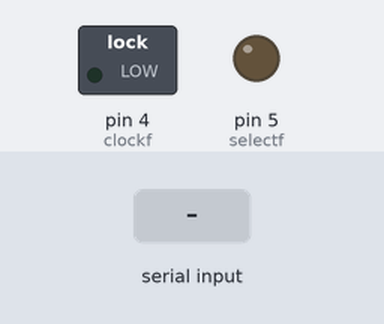
A sketch run on a simulated Arduino Uno, built with avr-gcc and run on an emulated ATmega328P. On the bench: switched loads named in the sketch (green lamp = pin HIGH), output pins drawn as LEDs (lit = HIGH). Dashed ring = blinking. The inputs (shaded band) are chosen by the test bench. Pins used as bus, display or sensor lines are not drawn.

Above: at 1.2 s.
1.3 s: "1" received over Serial
At 1.48 s:
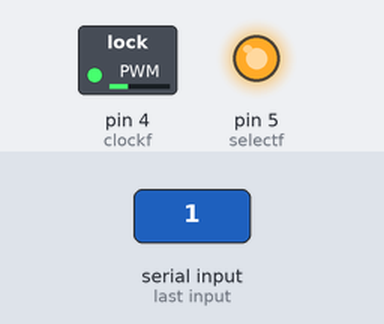
4.3 s: byte 44 (44) received over Serial
At 7.2 s:
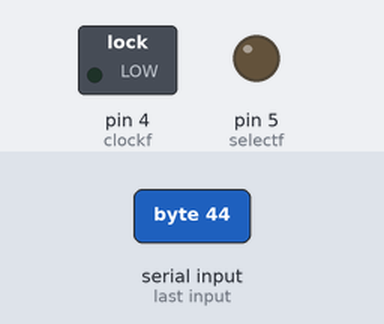
7.3 s: "0" received over Serial
At 7.53 s:
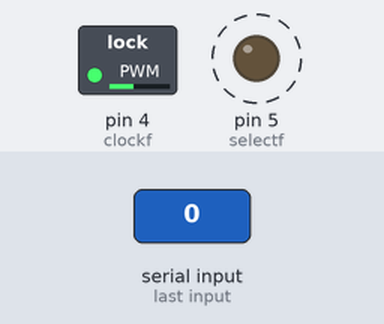
Timing chart, 0 to 10.3 s (numbered marks = the images above; inputs shaded):
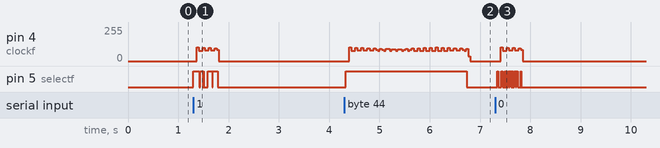

Measured:
- after the input at 4.3 s, pin 5 (selectf): LOW → HIGH at once, → LOW 2.4 s later

The sketch:

sketch_jan10a.ino
```cpp
int incomingByte;
int count = 0;
const byte alphabet[127][5] = {
     {},{},{},{},{},{},{},{},
     {},{},{},{},{},{},{},{},
     {},{},{},{},{},{},{},{},
     {},{},{},{},{},{},{},{},
     {0x00,0x00,0x00,0x00,0x00}, //   0x20 32
     {0x00,0x00,0x6f,0x00,0x00}, // ! 0x21 33
     {0x00,0x07,0x00,0x07,0x00}, // " 0x22 34
     {0x14,0x7f,0x14,0x7f,0x14}, // # 0x23 35
     {0x24,0x2a,0xff,0x2a,0x10}, // $ 0x24 36
     {0x23,0x13,0x08,0x64,0x62}, // % 0x25 37
     {0x36,0x49,0x56,0x20,0x50}, // & 0x26 38
     {0x00,0x00,0x07,0x00,0x00}, // ' 0x27 39
     {0x00,0x1c,0x22,0x41,0x00}, // ( 0x28 40
     {0x00,0x41,0x22,0x1c,0x00}, // ) 0x29 41
     {0x14,0x08,0x3e,0x08,0x14}, // * 0x2a 42
     {0x08,0x08,0x3e,0x08,0x08}, // + 0x2b 43
     {0x00,0x00,0x00,0x00,0x00}, // , 0x2c 44 ////  Changed to clear display command
     {0x08,0x08,0x08,0x08,0x08}, // - 0x2d 45
     {0x00,0x60,0x60,0x00,0x00}, // . 0x2e 46
     {0x20,0x10,0x08,0x04,0x02}, // / 0x2f 47
     {0x3e,0x51,0x49,0x45,0x3e}, // 0 0x30 48
     {0x00,0x42,0x7f,0x40,0x00}, // 1 0x31 49
     {0x42,0x61,0x51,0x49,0x46}, // 2 0x32 50
     {0x21,0x41,0x45,0x4b,0x31}, // 3 0x33 51
     {0x18,0x14,0x12,0x7f,0x10}, // 4 0x34 52
     {0x27,0x45,0x45,0x45,0x39}, // 5 0x35 53
     {0x3c,0x4a,0x49,0x49,0x30}, // 6 0x36 54
     {0x01,0x71,0x09,0x05,0x03}, // 7 0x37 55
     {0x36,0x49,0x49,0x49,0x36}, // 8 0x38 56
     {0x06,0x49,0x49,0x29,0x1e}, // 9 0x39 57
     {0x00,0x36,0x36,0x00,0x00}, // : 0x3a 58
     {0x00,0x56,0x36,0x00,0x00}, // ; 0x3b 59
     {0x08,0x14,0x22,0x41,0x00}, // < 0x3c 60
     {0x14,0x14,0x14,0x14,0x14}, // = 0x3d 61
     {0x00,0x41,0x22,0x14,0x08}, // > 0x3e 62
     {0x02,0x01,0x51,0x09,0x06}, // ? 0x3f 63
     {0x3e,0x41,0x5d,0x49,0x4e}, // @ 0x40 64
     {0x7e,0x09,0x09,0x09,0x7e}, // A 0x41 65
     {0x7f,0x49,0x49,0x49,0x36}, // B 0x42 66
     {0x7f,0x41,0x41,0x41,0x63}, // C 0x43 67 /// Reworked font, was {0x3e,0x41,0x41,0x41,0x22}
     {0x7f,0x41,0x41,0x41,0x3e}, // D 0x44 68
     {0x7f,0x49,0x49,0x49,0x41}, // E 0x45 69
     {0x7f,0x09,0x09,0x09,0x01}, // F 0x46 70
     {0x3e,0x41,0x49,0x49,0x7a}, // G 0x47 71
     {0x7f,0x08,0x08,0x08,0x7f}, // H 0x48 72
     {0x00,0x41,0x7f,0x41,0x00}, // I 0x49 73
     {0x20,0x40,0x41,0x3f,0x01}, // J 0x4a 74
     {0x7f,0x08,0x14,0x22,0x41}, // K 0x4b 75
     {0x7f,0x40,0x40,0x40,0x40}, // L 0x4c 76
     {0x7f,0x02,0x0c,0x02,0x7f}, // M 0x4d 77
     {0x7f,0x04,0x08,0x10,0x7f}, // N 0x4e 78
     {0x3e,0x41,0x41,0x41,0x3e}, // O 0x4f 79
     {0x7f,0x09,0x09,0x09,0x06}, // P 0x50 80
     {0x3e,0x41,0x51,0x21,0x5e}, // Q 0x51 81
     {0x7f,0x09,0x19,0x29,0x46}, // R 0x52 82
     {0x46,0x49,0x49,0x49,0x31}, // S 0x53 83
     {0x01,0x01,0x7f,0x01,0x01}, // T 0x54 84
     {0x3f,0x40,0x40,0x40,0x3f}, // U 0x55 85
     {0x0f,0x30,0x40,0x30,0x0f}, // V 0x56 86
     {0x3f,0x40,0x30,0x40,0x3f}, // W 0x57 87
     {0x63,0x14,0x08,0x14,0x63}, // X 0x58 88
     {0x07,0x08,0x70,0x08,0x07}, // Y 0x59 89
     {0x61,0x51,0x49,0x45,0x43}, // Z 0x5a 90
     {0x3c,0x4a,0x49,0x29,0x1e}, // [ 0x5b 91 //// Changed to theta
     {0x02,0x04,0x08,0x10,0x20}, // \ 0x5c 92
     {0x00,0x41,0x7f,0x00,0x00}, // ] 0x5d 93
     {0x07,0x05,0x07,0x00,0x00}, // ^ 0x5e 94 ///// Reworked as degree symbol for temperature display (was: {0x04,0x02,0x01,0x02,0x04})
     {0x40,0x40,0x40,0x40,0x40}, // _ 0x5f 95
     {0x00,0x00,0x03,0x04,0x00}, // ` 0x60 96
     {0x20,0x54,0x54,0x54,0x78}, // a 0x61 97
     {0x7f,0x48,0x44,0x44,0x38}, // b 0x62 98
     {0x38,0x44,0x44,0x44,0x20}, // c 0x63 99
     {0x38,0x44,0x44,0x48,0x7f}, // d 0x64 100
     {0x38,0x54,0x54,0x54,0x18}, // e 0x65 101
     {0x08,0x7e,0x09,0x01,0x02}, // f 0x66 102
     {0x0c,0x52,0x52,0x52,0x3e}, // g 0x67 103
     {0x7f,0x08,0x04,0x04,0x78}, // h 0x68 104
     {0x00,0x44,0x7d,0x40,0x00}, // i 0x69 105
     {0x20,0x40,0x44,0x3d,0x00}, // j 0x6a 106
     {0x00,0x7f,0x10,0x28,0x44}, // k 0x6b 107
     {0x00,0x41,0x7f,0x40,0x00}, // l 0x6c 108
     {0x7c,0x04,0x18,0x04,0x78}, // m 0x6d 109
     {0x7c,0x08,0x04,0x04,0x78}, // n 0x6e 110
     {0x38,0x44,0x44,0x44,0x38}, // o 0x6f 111
     {0x7c,0x14,0x14,0x14,0x08}, // p 0x70 112
     {0x08,0x14,0x14,0x18,0x7c}, // q 0x71 113
     {0x7c,0x08,0x04,0x04,0x08}, // r 0x72 114
     {0x48,0x54,0x54,0x54,0x20}, // s 0x73 115
     {0x04,0x3f,0x44,0x40,0x20}, // t 0x74 116
     {0x3c,0x40,0x40,0x20,0x7c}, // u 0x75 117
     {0x1c,0x20,0x40,0x20,0x1c}, // v 0x76 118
     {0x3c,0x40,0x30,0x40,0x3c}, // w 0x77 119
     {0x44,0x28,0x10,0x28,0x44}, // x 0x78 120
     {0x0c,0x50,0x50,0x50,0x3c}, // y 0x79 121
     {0x44,0x64,0x54,0x4c,0x44}, // z 0x7a 122
     {0x00,0x08,0x36,0x41,0x41}, // { 0x7b 123
     {0x00,0x00,0x7f,0x00,0x00}, // | 0x7c 124
     {0x41,0x41,0x36,0x08,0x00}, // } 0x7d 125
     {0x04,0x02,0x04,0x08,0x04}, // ~ 0x7e 126
};

int clockf = 4; // relay 4
int selectf = 5; // relay 3
int resetf = 6; // relay 2


void setup() {
  Serial.begin(9600);  //set 9600 baud
  pinMode(clockf, OUTPUT); //clock
  pinMode(selectf, OUTPUT); //select
  pinMode(resetf, OUTPUT); //reset

}

void loop() {
  byte letter;                           // variable used to convert 2d array into 1d
  if (Serial.available() > 0) {
    incomingByte = Serial.read();
    if (incomingByte == 44) {            // if incomingByte is a "," than clears display
      for (int r=0; r<4; r++) {          // repeats to clear all 10 digits
      for (int j=0; j<5; j++) {          // loads all 5 columbs of digit with 0
      letter=alphabet[44][j];            //
      writeletter(letter);
      }
      }
    }
    for (int i=0; i<5; i++) {            // runs 5 times. once for each columb of digit
      letter=alphabet[incomingByte][i];  // converts 2d array into 1d byte
      writeletter(letter);               // sends byte to be displayed
      }
  }
    if (Serial.available()==0) {           // resets cursor position after message
      digitalWrite(resetf, HIGH);
      delay(50);
      digitalWrite(resetf,LOW);
  }
}


void writeletter(byte letter) { // converts hex number to binary and writes value
 boolean value;
 byte shift = letter << 1;     // display requires MSB be a 0
 for (int n=0; n<8; n++) {     // repeats 8 times for 8 bit message
   value = bitRead(shift,n);   // reads each bit out separately
   digitalWrite(selectf, !value);    // 1 sets dot to yellow, 0 sets black
    delay(4);
   digitalWrite(clockf, HIGH);     // clock in selection
   delay(4);    // delay so dot can flip
   digitalWrite(clockf, LOW);      // set clock low
   delay(4);
 }
   digitalWrite(selectf, LOW);      // reset "select" to low
}
```
